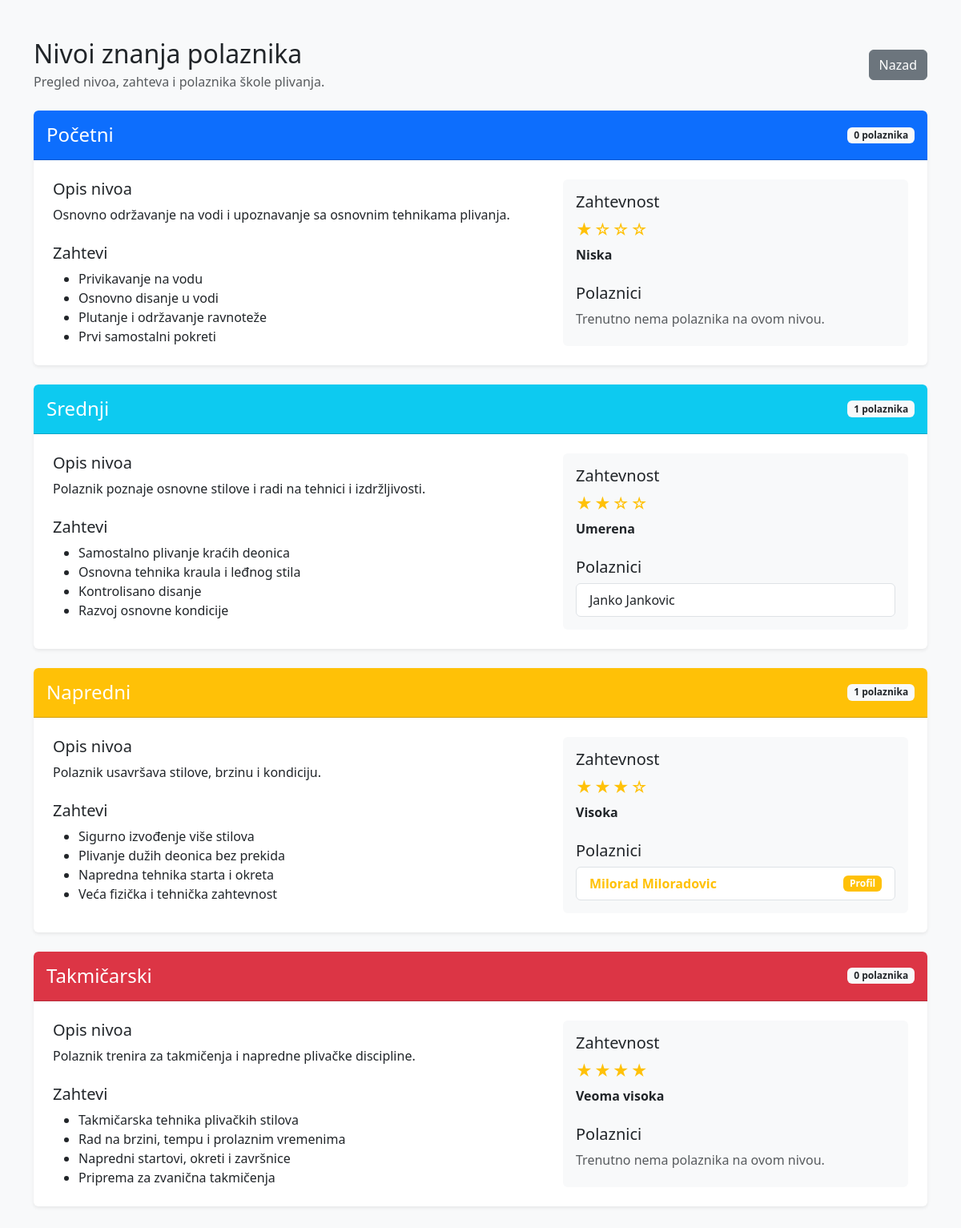
Before: /plivanje_projekat/nivoi.php (signed in) with the older database file.
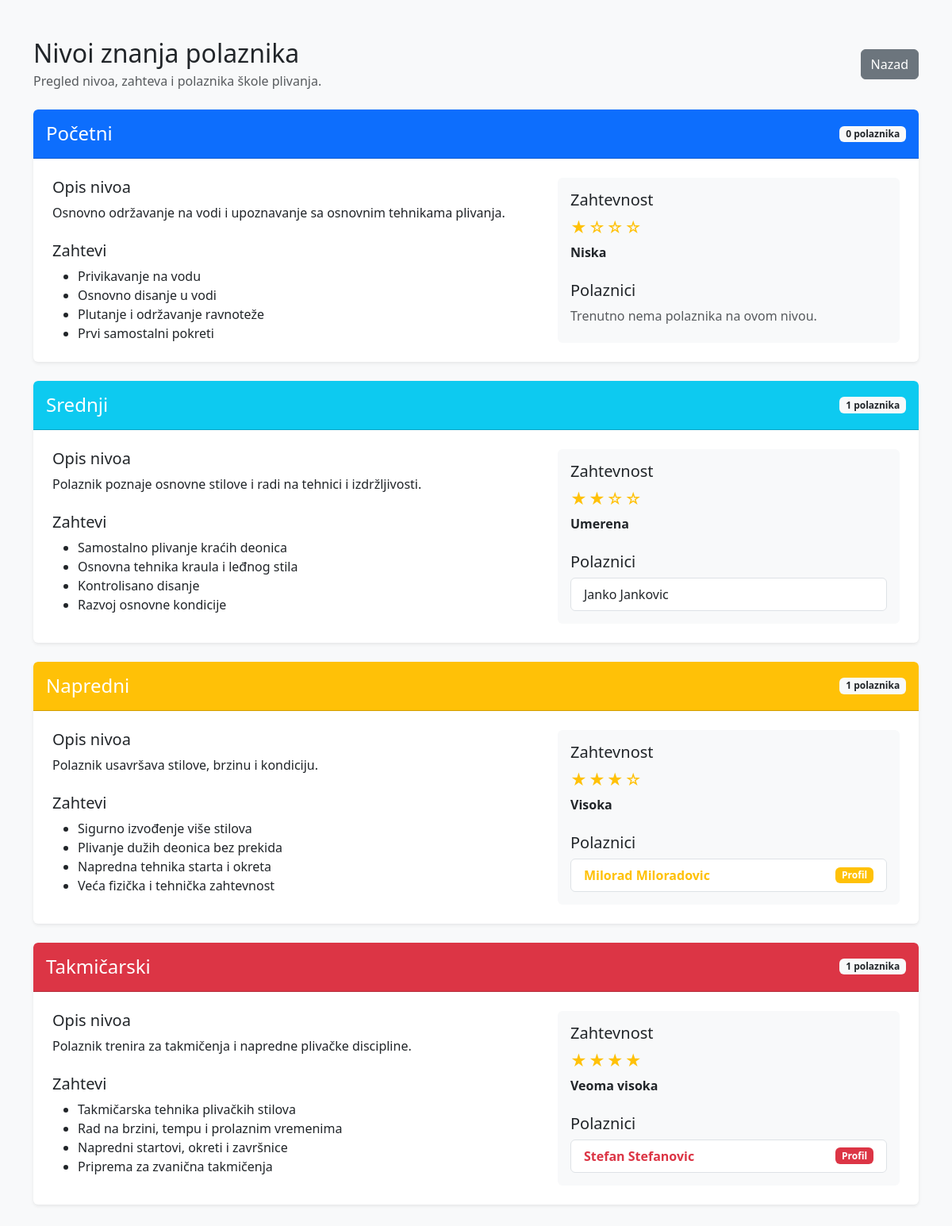
After: the same page with the newer database file.
### tables this page shows
CREATE TABLE IF NOT EXISTS `nivoi` (
  `id` int NOT NULL AUTO_INCREMENT,
  `naziv` varchar(100) NOT NULL,
  `opis` text,
  PRIMARY KEY (`id`)
);

CREATE TABLE IF NOT EXISTS `polaznici` (
  `id` int NOT NULL AUTO_INCREMENT,
  `ime` varchar(50) NOT NULL,
  `prezime` varchar(50) NOT NULL,
  `datum_rodjenja` date DEFAULT NULL,
  `telefon` varchar(30) DEFAULT NULL,
  `email` varchar(100) DEFAULT NULL,
  `nivo_id` int DEFAULT NULL,
  PRIMARY KEY (`id`),
  KEY `nivo_id` (`nivo_id`)
);

### plivanje_projekat/classes/BaseModel.php (called while the page is built, shortened)
<?php
require_once __DIR__ . '/../config/Database.php';
class BaseModel
{
    public function __construct()
    {
        $database = new Database();
        $this->connection = $database->connect();
    }
}

### plivanje_projekat/config/Database.php (called while the page is built)
<?php
class Database
{
    private string $host = 'localhost';
    private string $databaseName = 'plivanje_db';
    private string $username = 'root';
    private string $password = '';
    private ?PDO $connection = null;
    public function connect(): PDO
    {
        if ($this->connection === null) {
            try {
                $dsn = "mysql:host={$this->host};dbname={$this->databaseName};charset=utf8mb4";
                $this->connection = new PDO(
                    $dsn,
                    $this->username,
                    $this->password
                );
                $this->connection->setAttribute(
                    PDO::ATTR_ERRMODE,
                    PDO::ERRMODE_EXCEPTION
                );
                $this->connection->setAttribute(
                    PDO::ATTR_DEFAULT_FETCH_MODE,
                    PDO::FETCH_ASSOC
                );
            } catch (PDOException $exception) {
                die('Greška pri povezivanju sa bazom: ' . $exception->getMessage());
            }
        }
        return $this->connection;
    }
}

### plivanje_projekat/classes/Nivo.php (called while the page is built)
<?php
require_once __DIR__ . '/BaseModel.php';
class Nivo extends BaseModel
{
    public function read(): array
    {
        $sql = "SELECT * FROM nivoi ORDER BY id ASC";
        $stmt = $this->connection->query($sql);
        return $stmt->fetchAll();
    }
}

### plivanje_projekat/classes/Polaznik.php (called while the page is built, shortened)
<?php
require_once __DIR__ . '/BaseModel.php';
class Polaznik extends BaseModel implements CrudInterface
{
    public function read(): array
    {
        $sql = "SELECT polaznici.*, nivoi.naziv AS naziv_nivoa
                FROM polaznici
                LEFT JOIN nivoi ON polaznici.nivo_id = nivoi.id
                ORDER BY polaznici.id DESC";
        $stmt = $this->connection->query($sql);
        return $stmt->fetchAll();
    }
}

### plivanje_projekat/nivoi.php (the view, shortened to what this page needs)
<?php
require_once __DIR__ . '/classes/Nivo.php';
require_once __DIR__ . '/classes/Polaznik.php';
$nivoModel = new Nivo();
$polaznikModel = new Polaznik();
$nivoi = $nivoModel->read();
$polaznici = $polaznikModel->read();
$opisiNivoa = [
    'početni' => [
        'opis' => 'Nivo namenjen neplivačima i polaznicima koji tek stiču sigurnost u vodi. Fokus je na pravilnom disanju, plutanju, osnovnim pokretima nogu i samostalnom kretanju kroz vodu.',
        'zahtevnost' => 'Niska',
        'zvezdice' => '★☆☆☆',
        'uslovi' => [
            'Privikavanje na vodu',
            'Osnovno disanje u vodi',
            'Plutanje i održavanje ravnoteže',
            'Prvi samostalni pokreti'
        ]
    ],
    'srednji' => [
        'opis' => 'Nivo za polaznike koji se samostalno održavaju u vodi i poznaju osnovne elemente plivanja. Radi se na pravilnijoj tehnici, povezivanju pokreta i povećanju izdržljivosti.',
        'zahtevnost' => 'Umerena',
        'zvezdice' => '★★☆☆',
        'uslovi' => [
            'Samostalno plivanje kraćih deonica',
            'Osnovna tehnika kraula i leđnog stila',
            'Kontrolisano disanje',
            'Razvoj osnovne kondicije'
        ]
    ],
    'napredni' => [
        'opis' => 'Nivo za iskusne plivače koji pravilno izvode više stilova i mogu da podnesu složenije treninge. Akcenat je na tehnici, brzini, izdržljivosti i individualnom napretku.',
        'zahtevnost' => 'Visoka',
        'zvezdice' => '★★★☆',
        'uslovi' => [
            'Sigurno izvođenje više stilova',
            'Plivanje dužih deonica bez prekida',
            'Napredna tehnika starta i okreta',
            'Veća fizička i tehnička zahtevnost'
        ]
    ],
    'takmičarski' => [
        'opis' => 'Najviši nivo namenjen plivačima koji se pripremaju za takmičenja. Treninzi obuhvataju precizno planiranje opterećenja, merenje rezultata, taktičku pripremu i usavršavanje tehnike.',
        'zahtevnost' => 'Veoma visoka',
        'zvezdice' => '★★★★',
        'uslovi' => [
            'Takmičarska tehnika plivačkih stilova',
            'Rad na brzini, tempu i prolaznim vremenima',
            'Napredni startovi, okreti i završnice',
            'Priprema za zvanična takmičenja'
        ]
    ]
];
$bojeNivoa = [
    'početni' => 'primary',
    'srednji' => 'info',
    'napredni' => 'warning',
    'takmičarski' => 'danger'
];
?>
<!DOCTYPE html>
<html lang="sr">
<head>
    <link
        href="https://cdn.jsdelivr.net/npm/bootstrap@5.3.3/dist/css/bootstrap.min.css"
        rel="stylesheet"
    >
</head>
<body class="bg-light">
<div class="container py-5">
    <div class="d-flex justify-content-between align-items-center mb-4">
        <div>
            <h1 class="h2 mb-1">
                Nivoi znanja polaznika
            </h1>
            <p class="text-muted mb-0">
                Pregled nivoa, zahteva i polaznika škole plivanja.
            </p>
        </div>
        <a
            href="dashboard.php"
            class="btn btn-secondary"
        >
            Nazad
        </a>
    </div>
    <div class="d-flex flex-column gap-4">
        <?php foreach ($nivoi as $nivo): ?>
            <?php
            $nazivNivoa = trim($nivo['naziv']);
            $kljucNivoa = mb_strtolower($nazivNivoa, 'UTF-8');
            $podaciNivoa = $opisiNivoa[$kljucNivoa] ?? [
                'opis' => $nivo['opis']
                    ?? 'Opis ovog nivoa još nije unet.',
                'zahtevnost' => 'Nije određena',
                'zvezdice' => '☆☆☆☆',
                'uslovi' => []
            ];
            if (
                !empty($nivo['opis'])
                && trim($nivo['opis']) !== ''
            ) {
                $podaciNivoa['opis'] = $nivo['opis'];
            }
            $boja = $bojeNivoa[$kljucNivoa] ?? 'secondary';
            $polazniciNivoa = array_filter(
                $polaznici,
                static function (array $polaznik) use ($nivo): bool {
                    return (int) ($polaznik['nivo_id'] ?? 0)
                        === (int) $nivo['id'];
                }
            );
            $imeJeKlikabilno = in_array(
                $kljucNivoa,
                ['napredni', 'takmičarski'],
                true
            );
            ?>
            <div class="card shadow-sm level-card">
                <div class="card-header bg-<?= $boja ?> level-header p-3">
                    <div class="d-flex justify-content-between align-items-center">
                        <h2 class="h4 mb-0">
                            <?= htmlspecialchars($nazivNivoa) ?>
                        </h2>
                        <span class="badge bg-light text-dark">
                            <?= count($polazniciNivoa) ?>
                            polaznika
                        </span>
                    </div>
                </div>
                <div class="card-body p-4">
                    <div class="row g-4">
                        <div class="col-lg-7">
                            <h3 class="h5">
                                Opis nivoa
                            </h3>
                            <p>
                                <?= nl2br(
                                    htmlspecialchars(
                                        $podaciNivoa['opis']
                                    )
                                ) ?>
                            </p>
                            <h3 class="h5 mt-4">
                                Zahtevi
                            </h3>
                            <?php if (!empty($podaciNivoa['uslovi'])): ?>
                                <ul class="mb-0">
                                    <?php foreach (
                                        $podaciNivoa['uslovi'] as $uslov
                                    ): ?>
                                        <li>
                                            <?= htmlspecialchars($uslov) ?>
                                        </li>
                                    <?php endforeach; ?>
                                </ul>
                            <?php else: ?>
                                <p class="text-muted mb-0">
                                    Zahtevi za ovaj nivo još nisu uneti.
                                </p>
                            <?php endif; ?>
                        </div>
                        <div class="col-lg-5">
                            <div class="bg-light rounded p-3 h-100">
                                <h3 class="h5">
                                    Zahtevnost
                                </h3>
                                <div class="difficulty-stars text-warning mb-1">
                                    <?= htmlspecialchars(
                                        $podaciNivoa['zvezdice']
                                    ) ?>
                                </div>
                                <p class="fw-bold mb-4">
                                    <?= htmlspecialchars(
                                        $podaciNivoa['zahtevnost']
                                    ) ?>
                                </p>
                                <h3 class="h5">
                                    Polaznici
                                </h3>
                                <?php if (empty($polazniciNivoa)): ?>
                                    <p class="text-muted mb-0">
                                        Trenutno nema polaznika na ovom nivou.
                                    </p>
                                <?php else: ?>
                                    <ul class="list-group participant-list">
                                        <?php foreach (
                                            $polazniciNivoa as $polaznik
                                        ): ?>
                                            <li
                                                class="list-group-item d-flex justify-content-between align-items-center"
                                            >
                                                <?php if ($imeJeKlikabilno): ?>
                                                    <a
                                                        href="nivoi.php?polaznik_id=<?= (int) $polaznik['id'] ?>#nagrade-polaznika"
                                                        class="participant-link text-<?= $boja ?>"
                                                    >
                                                        <?= htmlspecialchars(
                                                            $polaznik['ime']
                                                            . ' '
                                                            . $polaznik['prezime']
                                                        ) ?>
                                                    </a>
                                                    <span class="badge bg-<?= $boja ?>">
                                                        Profil
                                                    </span>
                                                <?php else: ?>
                                                    <span>
                                                        <?= htmlspecialchars(
                                                            $polaznik['ime']
                                                            . ' '
                                                            . $polaznik['prezime']
                                                        ) ?>
                                                    </span>
                                                <?php endif; ?>
                                            </li>
                                        <?php endforeach; ?>
                                    </ul>
                                <?php endif; ?>
                            </div>
                        </div>
                    </div>
                </div>
            </div>
        <?php endforeach; ?>
    </div>
</div>
</body>
</html>

### plivanje_projekat/nivoi.php (style rules this page uses)
.level-card { border: 0; overflow: hidden; }
.level-header { color: white; }
.difficulty-stars { font-size: 1.25rem; letter-spacing: 2px; }
.participant-list { margin-bottom: 0; }
.participant-link { font-weight: 700; text-decoration: none; }

Changed rows visible on the page:
shown differently, row unchanged: nivoi "Takmičarski": count($polazniciNivoa) "0" → "1"; no longer shows "Trenutno nema polaznika na ovom nivou."
added polaznici: ime+prezime "Stefan Stefanovic", shown under nivoi "Takmičarski"
